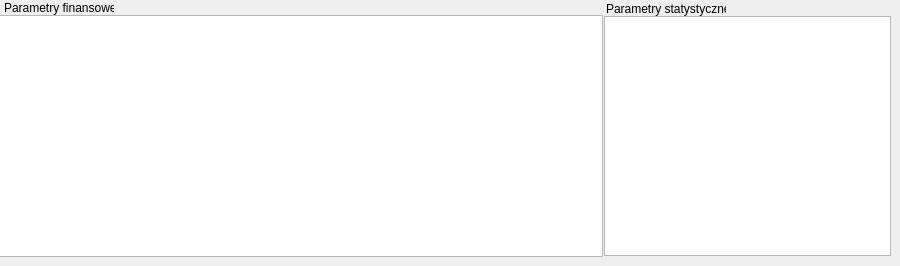
      <widget class="QWidget" name="tab_4">
       <attribute name="title">
        <string>Parametry finansowe i statystyczne</string>
       </attribute>
       <widget class="QTextEdit" name="textEdit_2">
        <property name="geometry">
         <rect>
          <x>-1</x>
          <y>15</y>
          <width>604</width>
          <height>242</height>
         </rect>
        </property>
        <property name="font">
         <font>
          <pointsize>7</pointsize>
         </font>
        </property>
       </widget>
       <widget class="QLabel" name="label_23">
        <property name="geometry">
         <rect>
          <x>606</x>
          <y>1</y>
          <width>120</width>
          <height>16</height>
         </rect>
        </property>
        <property name="text">
         <string>Parametry statystyczne</string>
        </property>
       </widget>
       <widget class="QLabel" name="label_22">
        <property name="geometry">
         <rect>
          <x>4</x>
          <y>0</y>
          <width>110</width>
          <height>16</height>
         </rect>
        </property>
        <property name="text">
         <string>Parametry finansowe</string>
        </property>
       </widget>
       <widget class="QTextEdit" name="textEdit_3">
        <property name="geometry">
         <rect>
          <x>604</x>
          <y>16</y>
          <width>287</width>
          <height>240</height>
         </rect>
        </property>
        <property name="font">
         <font>
          <pointsize>6</pointsize>
         </font>
        </property>
       </widget>
      </widget>
